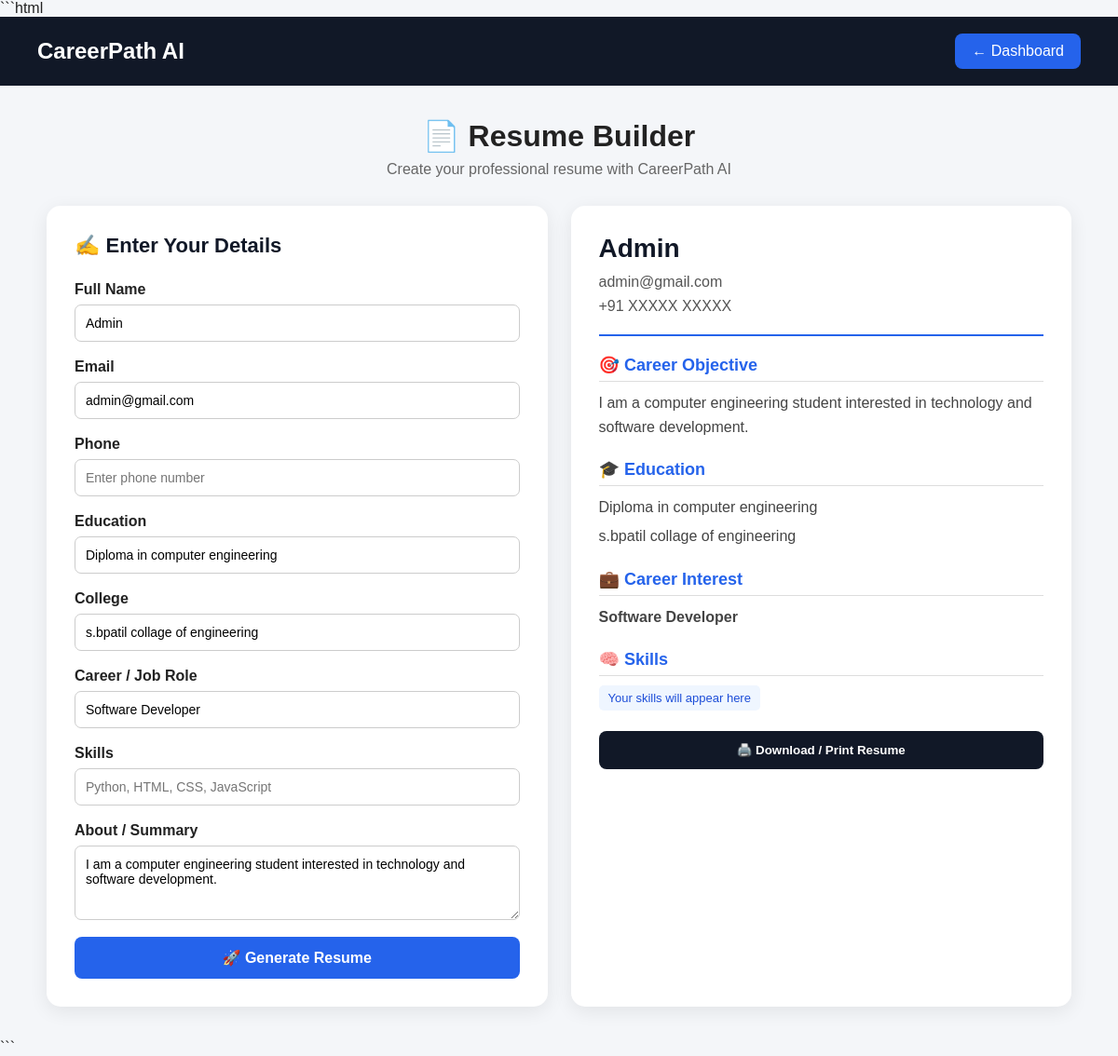
/resume (signed in), run on the app's committed database.
### tables this page shows
CREATE TABLE users (
            id INTEGER PRIMARY KEY AUTOINCREMENT,
            name TEXT NOT NULL,
            email TEXT UNIQUE NOT NULL,
            password TEXT NOT NULL
        , education TEXT, college TEXT, year TEXT, career TEXT, about TEXT);

### app.py (the view)
@app.route("/resume")
def resume():
    if "user_email" not in session:
        return redirect("/login")
    user_email = session["user_email"]
    conn = sqlite3.connect("database/careerpath.db")
    cursor = conn.cursor()
    cursor.execute("""
        SELECT
            name,
            email,
            education,
            college,
            year,
            career,
            about
        FROM users
        WHERE email = ?
    """, (user_email,))
    user = cursor.fetchone()
    cursor.execute("""
        SELECT skills
        FROM assessments
        WHERE user_email = ?
        ORDER BY id DESC
        LIMIT 1
    """, (user_email,))
    assessment = cursor.fetchone()
    conn.close()
    skills = ""
    if assessment:
        skills = assessment[0]
    return render_template(
        "resume.html",
        user=user,
        skills=skills
    )

### templates/resume.html (shortened to what this page needs)
<!DOCTYPE html>
<html lang="en">
<head>
</head>
<body>
<header>
    <h1>CareerPath AI</h1>
    <a href="/dashboard"
       class="back-btn">
        ← Dashboard
    </a>
</header>
<div class="container">
    <div class="page-title">
        <h2>📄 Resume Builder</h2>
        <p>
            Create your professional resume with CareerPath AI
        </p>
    </div>
    <div class="resume-layout">
        <div class="form-card">
            <h3 class="card-title">
                ✍️ Enter Your Details
            </h3>
            <div class="form-group">
                <label>Full Name</label>
                <input
                    type="text"
                    id="fullName"
                    value="{{ user[0] or '' }}"
                    placeholder="Enter your name"
                >
            </div>
            <div class="form-group">
                <label>Email</label>
                <input
                    type="email"
                    id="email"
                    value="{{ user[1] or '' }}"
                    placeholder="Enter your email"
                >
            </div>
            <div class="form-group">
                <label>Phone</label>
                <input
                    type="text"
                    id="phone"
                    placeholder="Enter phone number"
                >
            </div>
            <div class="form-group">
                <label>Education</label>
                <input
                    type="text"
                    id="education"
                    value="{{ user[2] or '' }}"
                    placeholder="Example: Diploma in Computer Engineering"
                >
            </div>
            <div class="form-group">
                <label>College</label>
                <input
                    type="text"
                    id="college"
                    value="{{ user[3] or '' }}"
                    placeholder="Enter college name"
                >
            </div>
            <div class="form-group">
                <label>Career / Job Role</label>
                <input
                    type="text"
                    id="career"
                    value="{{ user[5] or '' }}"
                    placeholder="Example: Software Developer"
                >
            </div>
            <div class="form-group">
                <label>Skills</label>
                <input
                    type="text"
                    id="skills"
                    placeholder="Python, HTML, CSS, JavaScript"
                >
            </div>
            <div class="form-group">
                <label>About / Summary</label>
                <textarea
                    id="about"
                    placeholder="Write a short professional summary..."
                >{{ user[6] or '' }}</textarea>
            </div>
            <button
                class="generate-btn"
                onclick="generateResume()">
                🚀 Generate Resume
            </button>
        </div>
        <div class="resume-card"
             id="resumePreview">
            <div class="resume-header">
                <h1 id="previewName">
                    {{ user[0] or 'Your Name' }}
                </h1>
                <p id="previewContact">
                    {{ user[1] or 'email@example.com' }}
                </p>
                <p id="previewPhone">
                    +91 XXXXX XXXXX
                </p>
            </div>
            <div class="resume-section">
                <h3>
                    🎯 Career Objective
                </h3>
                <p id="previewAbout">
                    {{ user[6] or 'Your professional summary will appear here.' }}
                </p>
            </div>
            <div class="resume-section">
                <h3>
                    🎓 Education
                </h3>
                <p id="previewEducation">
                    {{ user[2] or 'Your education will appear here.' }}
                </p>
                <p id="previewCollege">
                    {{ user[3] or 'Your college will appear here.' }}
                </p>
            </div>
            <div class="resume-section">
                <h3>
                    💼 Career Interest
                </h3>
                <p
                    id="previewCareer"
                    class="career-display">
                    {{ user[5] or 'Your desired career will appear here.' }}
                </p>
            </div>
            <div class="resume-section">
                <h3>
                    🧠 Skills
                </h3>
                <div
                    class="skill-box"
                    id="previewSkills">
                    <span class="skill">
                        Your skills will appear here
                    </span>
                </div>
            </div>
            <button
                class="download-btn"
                onclick="window.print()">
                🖨️ Download / Print Resume
            </button>
        </div>
    </div>
</div>
</body>
</html>

### templates/resume.html (style rules this page uses)
* { margin: 0; padding: 0; box-sizing: border-box; font-family: Arial, sans-serif; }
body { background: #f4f6f9; color: #222; }
header { background: #111827; color: white; padding: 18px 40px; display: flex; justify-content: space-between; align-items: center; }
header h1 { font-size: 24px; }
.back-btn { text-decoration: none; color: white; background: #2563eb; padding: 10px 18px; border-radius: 8px; }
.container { width: 92%; max-width: 1100px; margin: 35px auto; }
.page-title { text-align: center; margin-bottom: 30px; }
.page-title h2 { font-size: 32px; margin-bottom: 8px; }
.page-title p { color: #666; }
.resume-layout { display: grid; grid-template-columns: 1fr 1fr; gap: 25px; }
.form-card, .resume-card { background: white; padding: 30px; border-radius: 15px; box-shadow: 0 5px 20px rgba(0, 0, 0, 0.08); }
.card-title { font-size: 22px; margin-bottom: 25px; color: #111827; }
.form-group { margin-bottom: 18px; }
label { display: block; font-weight: bold; margin-bottom: 7px; }
input, textarea { width: 100%; padding: 11px; border: 1px solid #ccc; border-radius: 7px; font-size: 14px; outline: none; }
textarea { resize: vertical; min-height: 80px; }
.generate-btn { width: 100%; padding: 13px; border: none; border-radius: 8px; background: #2563eb; color: white; font-size: 16px; font-weight: bold; cursor: pointer; }
.resume-header { border-bottom: 2px solid #2563eb; padding-bottom: 18px; margin-bottom: 20px; }
.resume-header h1 { font-size: 28px; color: #111827; margin-bottom: 7px; }
.resume-header p { color: #555; line-height: 1.6; }
.resume-section { margin-bottom: 22px; }
.resume-section h3 { color: #2563eb; font-size: 18px; border-bottom: 1px solid #ddd; padding-bottom: 6px; margin-bottom: 10px; }
.resume-section p { line-height: 1.6; color: #444; margin-bottom: 5px; }
.skill-box { display: flex; flex-wrap: wrap; gap: 8px; }
.skill { background: #eff6ff; color: #1d4ed8; padding: 6px 10px; border-radius: 5px; font-size: 13px; }
.download-btn { display: block; margin-top: 20px; text-align: center; padding: 13px; border: none; border-radius: 8px; background: #111827; color: white; font-weight: bold; cursor: pointer; width: 100%; }
.career-display { font-weight: bold; color: #111827; }

### data on the page
users: name "Admin", email "admin@gmail.com", education "Diploma in computer engineering", college "s.bpatil collage of engineering", career "Software Developer", about "I am a computer engineering student interested in technology and software development."
